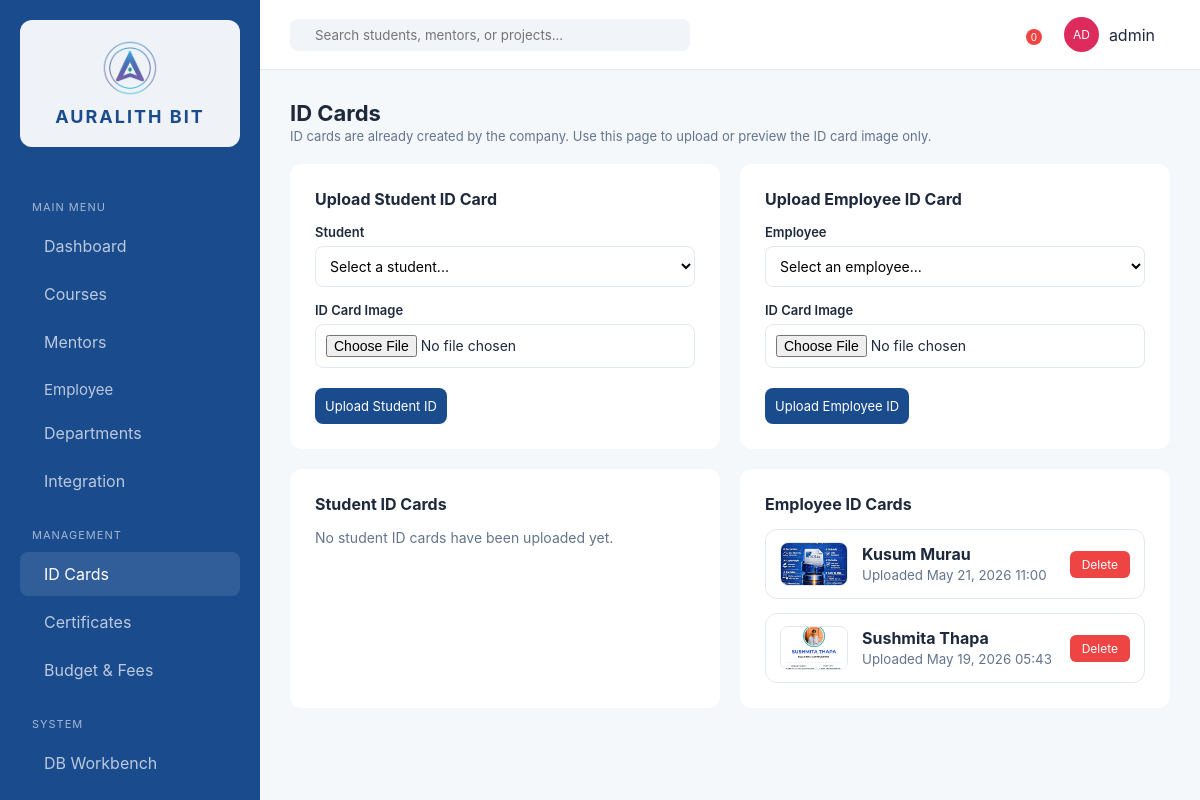
Page /id-generation/ (signed in) on the earlier database version.
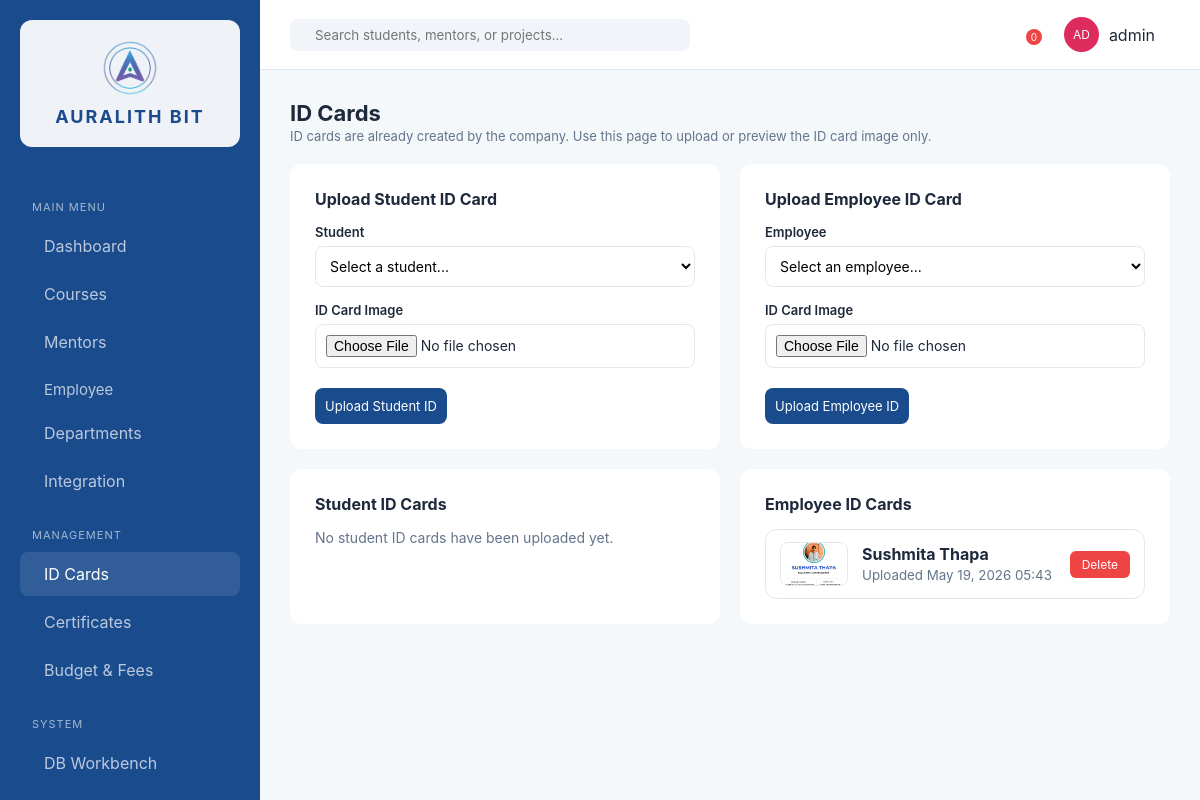
Same page on the later database version.
### erp_app/models.py (models this page shows, shortened)
class IDCard(models.Model):
    CARD_TYPE_CHOICES = [
        ('student', 'Student'),
        ('employee', 'Employee'),
    ]
    card_type = models.CharField(max_length=20, choices=CARD_TYPE_CHOICES)
    student = models.ForeignKey(Student, on_delete=models.CASCADE, null=True, blank=True, related_name='id_cards')
    employee = models.ForeignKey('Employee', on_delete=models.CASCADE, null=True, blank=True, related_name='id_cards')
    file = models.FileField(upload_to='id_cards/')
    uploaded_at = models.DateTimeField(auto_now_add=True)
    class Meta:
        ordering = ['-uploaded_at']
    @property
    def owner_name(self):
        if self.card_type == 'student' and self.student:
            return self.student.name
        if self.card_type == 'employee' and self.employee:
            return self.employee.name
        return 'Unknown'

class Employee(models.Model):
    EMPLOYEE_TYPES = [
        ('intern', 'Intern'),
        ('staff', 'Staff'),
        ('mentor', 'Mentor'),
        ('admin', 'Admin'),
    ]
    name = models.CharField(max_length=200)
    email = models.EmailField(unique=True)
    department = models.ForeignKey(Department, on_delete=models.SET_NULL, null=True, blank=True)
    role = models.CharField(max_length=200, blank=True)
    employee_type = models.CharField(max_length=20, choices=EMPLOYEE_TYPES, default='staff')
    joined_date = models.DateField(auto_now_add=True)
    class Meta:
        ordering = ['name']

### erp_app/views.py (the view, shortened to what this page needs)
# urls.py: path('id-generation/', views.id_generation, name='id_generation'),
@login_required
def id_generation(request):
    students = Student.objects.all()
    employees = Employee.objects.select_related('department').all()
    courses = Course.objects.all()
    departments = Department.objects.all()
    student_cards = IDCard.objects.filter(card_type='student').select_related('student')
    employee_cards = IDCard.objects.filter(card_type='employee').select_related('employee')
    context = {
        'students': students,
        'employees': employees,
        'courses': courses,
        'departments': departments,
        'student_cards': student_cards,
        'employee_cards': employee_cards,
        'is_admin': has_role(request.user, SUPER_ADMIN, NORMAL_STAFF),
    }
    return render(request, 'erp_app/id_generation.html', context)

### erp_app/roles.py (called while the page is built)
def get_user_roles(user):
    if not user.is_authenticated:
        return []
    roles = set()
    if user.is_superuser:
        roles.add(SUPER_ADMIN)
    for group in user.groups.all():
        roles.add(group.name)
    if hasattr(user, 'student_profile') and user.student_profile:
        roles.add(STUDENT)
    return list(roles)

def has_role(user, *roles):
    user_roles = get_user_roles(user)
    return any(r in user_roles for r in roles)

### erp_app/templates/erp_app/id_generation.html (shortened to what the changed rows need)
{% extends 'erp_app/base.html' %}
{% block content %}
<header class="top-nav" style="position:static;padding:0 0 20px 0;border-bottom:none;height:auto;background:transparent;">
    <div class="header-info">
        <h1>ID Cards</h1>
    </div>
</header>
<div style="display:grid;grid-template-columns:{% if is_admin %}1fr 1fr{% else %}1fr{% endif %};gap:20px;">
    <div class="data-card" style="padding:25px;">
        {% if employee_cards %}
        <div style="display:grid;gap:14px;">
            {% for card in employee_cards %}
            <div class="id-card-item" onclick="openImageModal('{{ card.file.url }}', '{{ card.owner_name }}')">
                <img src="{{ card.file.url }}" alt="{{ card.owner_name }}" class="id-card-thumbnail" />
                <div class="id-card-content">
                    <div style="font-weight:700;color:var(--text-dark);">{{ card.owner_name }}</div>
                    <small style="color:var(--text-muted);">Uploaded {{ card.uploaded_at|date:'M d, Y H:i' }}</small>
                </div>
                {% if is_admin %}
                <div class="id-card-actions">
                    <button type="button" class="btn-delete" onclick="deleteIDCard(event, {{ card.id }})">
                         Delete
                    </button>
                </div>
                {% endif %}
            </div>
            {% endfor %}
        </div>
        {% else %}
        <p style="color:var(--text-muted);font-size:14px;">No employee ID cards have been uploaded yet.</p>
        {% endif %}
    </div>
</div>
{% endblock %}

Differences in the rows shown:
removed IDCard: file (picture), owner_name "Kusum Murau", uploaded_at "May 21, 2026 11:00"
